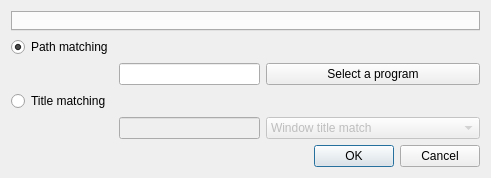
<?xml version="1.0" encoding="UTF-8"?>
<ui version="4.0">
 <class>EntryEditor</class>
 <widget class="QDialog" name="EntryEditor">
  <property name="geometry">
   <rect>
    <x>0</x>
    <y>0</y>
    <width>491</width>
    <height>178</height>
   </rect>
  </property>
  <property name="windowTitle">
   <string>Edit Entry</string>
  </property>
  <layout class="QGridLayout" name="gridLayout">
   <item row="2" column="0">
    <widget class="QRadioButton" name="pathMatchRbt">
     <property name="text">
      <string>Path matching</string>
     </property>
     <property name="checked">
      <bool>true</bool>
     </property>
     <attribute name="buttonGroup">
      <string notr="true">matchSelectGroup</string>
     </attribute>
    </widget>
   </item>
   <item row="6" column="1">
    <widget class="QLineEdit" name="titleMatch">
     <property name="enabled">
      <bool>false</bool>
     </property>
    </widget>
   </item>
   <item row="1" column="0" colspan="3">
    <widget class="QTabWidget" name="displays"/>
   </item>
   <item row="3" column="1">
    <widget class="QLineEdit" name="path"/>
   </item>
   <item row="3" column="2">
    <widget class="QPushButton" name="pathSelectBt">
     <property name="text">
      <string>Select a program</string>
     </property>
    </widget>
   </item>
   <item row="5" column="0">
    <widget class="QRadioButton" name="titleMatchRbt">
     <property name="text">
      <string>Title matching</string>
     </property>
     <attribute name="buttonGroup">
      <string notr="true">matchSelectGroup</string>
     </attribute>
    </widget>
   </item>
   <item row="7" column="2">
    <widget class="QDialogButtonBox" name="buttonBox">
     <property name="orientation">
      <enum>Qt::Horizontal</enum>
     </property>
     <property name="standardButtons">
      <set>QDialogButtonBox::Cancel|QDialogButtonBox::Ok</set>
     </property>
    </widget>
   </item>
   <item row="6" column="2">
    <widget class="QComboBox" name="titleMatchTypeCb">
     <property name="enabled">
      <bool>false</bool>
     </property>
     <item>
      <property name="text">
       <string>Window title match</string>
      </property>
     </item>
     <item>
      <property name="text">
       <string>Partial window title match</string>
      </property>
     </item>
     <item>
      <property name="text">
       <string>Regex window title match (PCRE)</string>
      </property>
     </item>
    </widget>
   </item>
  </layout>
 </widget>
 <resources/>
 <connections>
  <connection>
   <sender>buttonBox</sender>
   <signal>accepted()</signal>
   <receiver>entryEditor</receiver>
   <slot>accept()</slot>
   <hints>
    <hint type="sourcelabel">
     <x>248</x>
     <y>254</y>
    </hint>
    <hint type="destinationlabel">
     <x>157</x>
     <y>274</y>
    </hint>
   </hints>
  </connection>
  <connection>
   <sender>buttonBox</sender>
   <signal>rejected()</signal>
   <receiver>entryEditor</receiver>
   <slot>reject()</slot>
   <hints>
    <hint type="sourcelabel">
     <x>316</x>
     <y>260</y>
    </hint>
    <hint type="destinationlabel">
     <x>286</x>
     <y>274</y>
    </hint>
   </hints>
  </connection>
 </connections>
 <buttongroups>
  <buttongroup name="matchSelectGroup"/>
 </buttongroups>
</ui>
